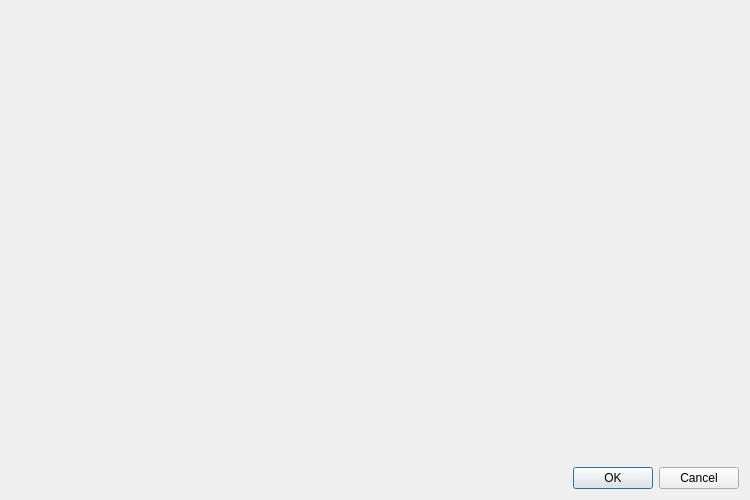
<?xml version="1.0" encoding="UTF-8"?>
<ui version="4.0">
 <class>msc::MscRequirementsDialog</class>
 <widget class="QDialog" name="msc::MscRequirementsDialog">
  <property name="geometry">
   <rect>
    <x>0</x>
    <y>0</y>
    <width>750</width>
    <height>500</height>
   </rect>
  </property>
  <property name="windowTitle">
   <string>Dialog</string>
  </property>
  <layout class="QGridLayout" name="gridLayout">
   <item row="0" column="0">
    <widget class="QWidget" name="contentWidget" native="true">
     <property name="sizePolicy">
      <sizepolicy hsizetype="Expanding" vsizetype="Expanding">
       <horstretch>0</horstretch>
       <verstretch>0</verstretch>
      </sizepolicy>
     </property>
     <layout class="QGridLayout" name="contentLayout">
      <property name="leftMargin">
       <number>0</number>
      </property>
      <property name="topMargin">
       <number>0</number>
      </property>
      <property name="rightMargin">
       <number>0</number>
      </property>
      <property name="bottomMargin">
       <number>0</number>
      </property>
      <property name="spacing">
       <number>0</number>
      </property>
     </layout>
    </widget>
   </item>
   <item row="1" column="0">
    <widget class="QDialogButtonBox" name="buttonBox">
     <property name="orientation">
      <enum>Qt::Horizontal</enum>
     </property>
     <property name="standardButtons">
      <set>QDialogButtonBox::Cancel|QDialogButtonBox::Ok</set>
     </property>
    </widget>
   </item>
  </layout>
 </widget>
 <resources/>
 <connections>
  <connection>
   <sender>buttonBox</sender>
   <signal>accepted()</signal>
   <receiver>msc::MscRequirementsDialog</receiver>
   <slot>accept()</slot>
   <hints>
    <hint type="sourcelabel">
     <x>248</x>
     <y>254</y>
    </hint>
    <hint type="destinationlabel">
     <x>157</x>
     <y>274</y>
    </hint>
   </hints>
  </connection>
  <connection>
   <sender>buttonBox</sender>
   <signal>rejected()</signal>
   <receiver>msc::MscRequirementsDialog</receiver>
   <slot>reject()</slot>
   <hints>
    <hint type="sourcelabel">
     <x>316</x>
     <y>260</y>
    </hint>
    <hint type="destinationlabel">
     <x>286</x>
     <y>274</y>
    </hint>
   </hints>
  </connection>
 </connections>
</ui>
